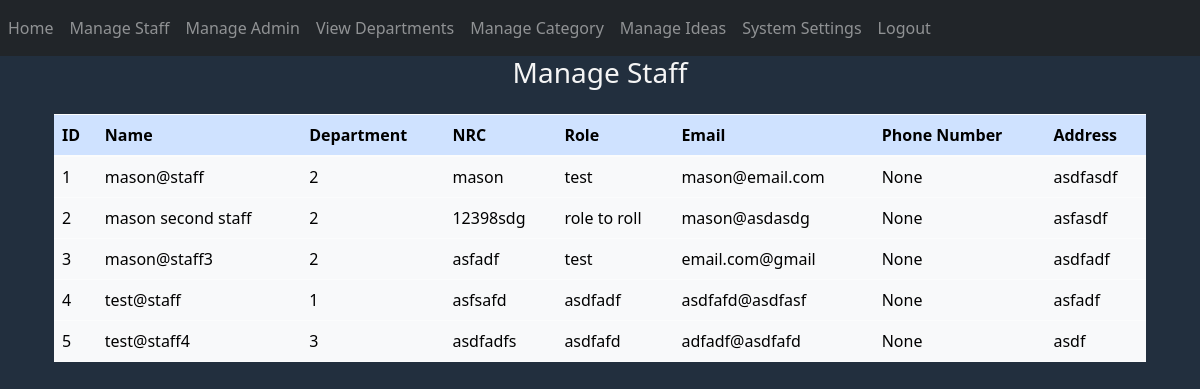
/manage-staff (signed in), run on an earlier commit of the app's database.
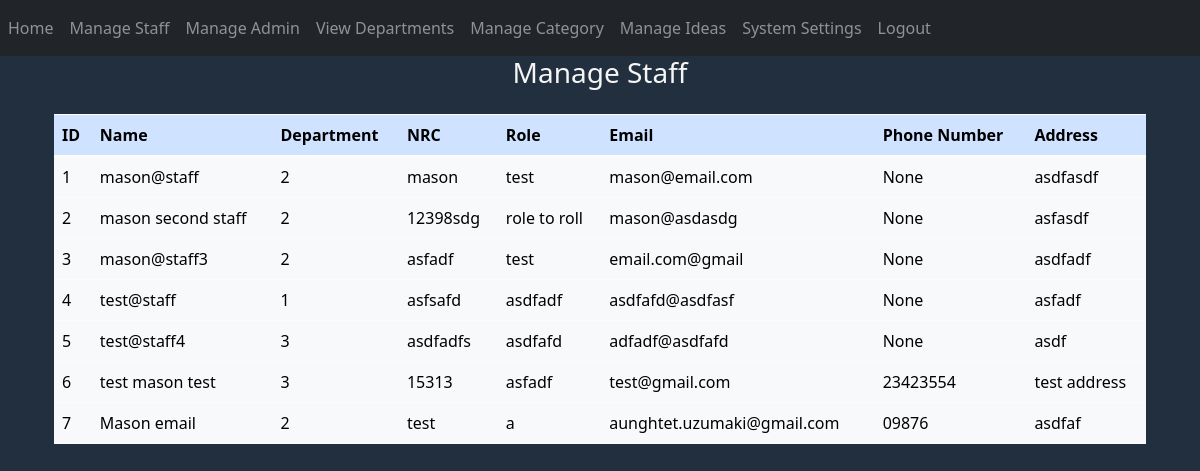
And on a later commit of the database.
### website/models.py (models this page shows)
class Staff(db.Model, UserMixin):
    id = db.Column(db.Integer, primary_key=True)
    name = db.Column(db.String(150))
    department = db.Column(db.Integer, db.ForeignKey('department.id'))
    nrc = db.Column(db.String(150))
    role = db.Column(db.String(150))
    email = db.Column(db.String(150), unique=True)
    phone_no = db.Column(db.String(150), unique=True)
    address = db.Column(db.String(255))
    username = db.Column(db.String(150))
    password = db.Column(db.String(150))
    notification = db.relationship('Notifications')
    idea = db.relationship('Ideas')
    comment = db.relationship('Comments')
    like_dislike_count = db.relationship('Like')

### website/auth.py (the view)
@auth.route('/manage-staff')
@login_required
def manage_staff():
    q = Staff.query.all()
    staffs = q
    return render_template("manage_staff.html", staffs=staffs, user=current_user)

### website/__init__.py (called while the page is built)
def create_app():
    app = Flask(__name__)
    app.config['SECRET_KEY'] = 'hjshjhdjah kjshkjdhjs'
    app.config['SQLALCHEMY_DATABASE_URI'] = f'sqlite:///{DB_NAME}'
    app.config['UPLOAD_FOLDER'] = "static/uploads/"
    db.init_app(app)
    from .views import views
    from .auth import auth
    app.register_blueprint(views, url_prefix='/')
    app.register_blueprint(auth, url_prefix='/')
    from .models import Staff, Department, Comments, Category, Notifications, Admin, Ideas, Like, Settings
    with app.app_context():
        db.create_all()
    login_manager = LoginManager()
    login_manager.login_view = 'auth.login'
    login_manager.init_app(app)
    @login_manager.user_loader
    def load_user(id):
        return Staff.query.get(int(id))
    return app

### website/templates/manage_staff.html (shortened to what this page needs)
{% extends "base2.html" %}
{% block content %}
<link href="https://cdn.jsdelivr.net/npm/bootstrap@5.3.0-alpha1/dist/css/bootstrap.min.css" rel="stylesheet"
>
<body style="background-color: #222f3e; color: whitesmoke">
<div class="container">
    <h3 class="text-center mb-4">Manage Staff</h3>
    <table class="table table-light">
        <thead class="table-primary">
            <tr>
                <th>ID</th>
                <th>Name</th>
                <th>Department</th>
                <th>NRC</th>
                <th>Role</th>
                <th>Email</th>
                <th>Phone Number</th>
                <th>Address</th>
            </tr>
        </thead>
        <tbody>
            {% for staff in staffs %}
            <tr>
                <td>{{ staff.id }}</td>
                <td>{{ staff.name }}</td>
                <td>{{ staff.department }}</td>
                <td>{{ staff.nrc }}</td>
                <td>{{ staff.role }}</td>
                <td>{{ staff.email }}</td>
                <td>{{ staff.phone_no }}</td>
                <td>{{ staff.address }}</td>
            </tr>
            {% endfor %}
        </tbody>
    </table>
</div>
</body>
{% endblock %}

What changed in the data, as far as the page shows it:
added Staff: id "6", name "test mason test", department "3", nrc "15313", role "asfadf", email "test@gmail.com", phone_no "23423554", address "test address"
added Staff: id "7", name "Mason email", department "2", nrc "test", role "a", email "aunghtet.uzumaki@gmail.com", phone_no "09876", address "asdfaf"
